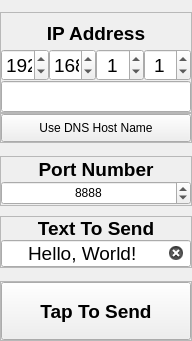
<?xml version="1.0" encoding="UTF-8"?>
<ui version="4.0">
 <class>MainWindow</class>
 <widget class="QMainWindow" name="MainWindow">
  <property name="geometry">
   <rect>
    <x>0</x>
    <y>0</y>
    <width>192</width>
    <height>341</height>
   </rect>
  </property>
  <property name="minimumSize">
   <size>
    <width>192</width>
    <height>341</height>
   </size>
  </property>
  <property name="windowTitle">
   <string>MainWindow</string>
  </property>
  <widget class="QWidget" name="centralWidget">
   <layout class="QVBoxLayout" name="verticalLayout">
    <property name="spacing">
     <number>0</number>
    </property>
    <property name="leftMargin">
     <number>0</number>
    </property>
    <property name="topMargin">
     <number>0</number>
    </property>
    <property name="rightMargin">
     <number>0</number>
    </property>
    <property name="bottomMargin">
     <number>0</number>
    </property>
    <item>
     <spacer name="ipAddressVerticalSpacer0">
      <property name="orientation">
       <enum>Qt::Vertical</enum>
      </property>
      <property name="sizeHint" stdset="0">
       <size>
        <width>17</width>
        <height>16</height>
       </size>
      </property>
     </spacer>
    </item>
    <item>
     <widget class="QFrame" name="ipAddressFrame">
      <property name="minimumSize">
       <size>
        <width>0</width>
        <height>50</height>
       </size>
      </property>
      <property name="frameShape">
       <enum>QFrame::StyledPanel</enum>
      </property>
      <property name="frameShadow">
       <enum>QFrame::Sunken</enum>
      </property>
      <layout class="QGridLayout" name="ipAddressGridLayout">
       <property name="leftMargin">
        <number>0</number>
       </property>
       <property name="topMargin">
        <number>0</number>
       </property>
       <property name="rightMargin">
        <number>0</number>
       </property>
       <property name="bottomMargin">
        <number>0</number>
       </property>
       <property name="spacing">
        <number>0</number>
       </property>
       <item row="1" column="1">
        <widget class="QSpinBox" name="secondOctetSpinBox">
         <property name="sizePolicy">
          <sizepolicy hsizetype="Minimum" vsizetype="Minimum">
           <horstretch>0</horstretch>
           <verstretch>0</verstretch>
          </sizepolicy>
         </property>
         <property name="font">
          <font>
           <pointsize>14</pointsize>
          </font>
         </property>
         <property name="alignment">
          <set>Qt::AlignCenter</set>
         </property>
         <property name="maximum">
          <number>255</number>
         </property>
         <property name="value">
          <number>168</number>
         </property>
        </widget>
       </item>
       <item row="1" column="0">
        <widget class="QSpinBox" name="firstOctetSpinBox">
         <property name="sizePolicy">
          <sizepolicy hsizetype="Minimum" vsizetype="Minimum">
           <horstretch>0</horstretch>
           <verstretch>0</verstretch>
          </sizepolicy>
         </property>
         <property name="font">
          <font>
           <pointsize>14</pointsize>
          </font>
         </property>
         <property name="alignment">
          <set>Qt::AlignCenter</set>
         </property>
         <property name="maximum">
          <number>255</number>
         </property>
         <property name="value">
          <number>192</number>
         </property>
        </widget>
       </item>
       <item row="1" column="2">
        <widget class="QSpinBox" name="thirdOctetSpinBox">
         <property name="sizePolicy">
          <sizepolicy hsizetype="Minimum" vsizetype="Minimum">
           <horstretch>0</horstretch>
           <verstretch>0</verstretch>
          </sizepolicy>
         </property>
         <property name="font">
          <font>
           <pointsize>14</pointsize>
          </font>
         </property>
         <property name="alignment">
          <set>Qt::AlignCenter</set>
         </property>
         <property name="value">
          <number>1</number>
         </property>
        </widget>
       </item>
       <item row="1" column="3">
        <widget class="QSpinBox" name="fourthOctetSpinBox">
         <property name="sizePolicy">
          <sizepolicy hsizetype="Minimum" vsizetype="Minimum">
           <horstretch>0</horstretch>
           <verstretch>0</verstretch>
          </sizepolicy>
         </property>
         <property name="font">
          <font>
           <pointsize>14</pointsize>
          </font>
         </property>
         <property name="alignment">
          <set>Qt::AlignCenter</set>
         </property>
         <property name="maximum">
          <number>255</number>
         </property>
         <property name="value">
          <number>1</number>
         </property>
        </widget>
       </item>
       <item row="0" column="0" colspan="4">
        <widget class="QLabel" name="ipAddressLabel">
         <property name="sizePolicy">
          <sizepolicy hsizetype="MinimumExpanding" vsizetype="MinimumExpanding">
           <horstretch>0</horstretch>
           <verstretch>0</verstretch>
          </sizepolicy>
         </property>
         <property name="minimumSize">
          <size>
           <width>0</width>
           <height>40</height>
          </size>
         </property>
         <property name="font">
          <font>
           <pointsize>14</pointsize>
           <weight>75</weight>
           <bold>true</bold>
          </font>
         </property>
         <property name="text">
          <string>IP Address</string>
         </property>
         <property name="alignment">
          <set>Qt::AlignCenter</set>
         </property>
        </widget>
       </item>
       <item row="2" column="0" colspan="4">
        <widget class="QLineEdit" name="dnsHostNameLineEdit">
         <property name="sizePolicy">
          <sizepolicy hsizetype="MinimumExpanding" vsizetype="MinimumExpanding">
           <horstretch>0</horstretch>
           <verstretch>0</verstretch>
          </sizepolicy>
         </property>
         <property name="font">
          <font>
           <pointsize>14</pointsize>
          </font>
         </property>
         <property name="frame">
          <bool>true</bool>
         </property>
         <property name="alignment">
          <set>Qt::AlignCenter</set>
         </property>
         <property name="clearButtonEnabled">
          <bool>true</bool>
         </property>
        </widget>
       </item>
      </layout>
     </widget>
    </item>
    <item>
     <widget class="QFrame" name="dnsHostNameSwitchFrame">
      <property name="minimumSize">
       <size>
        <width>0</width>
        <height>30</height>
       </size>
      </property>
      <property name="frameShape">
       <enum>QFrame::StyledPanel</enum>
      </property>
      <property name="frameShadow">
       <enum>QFrame::Sunken</enum>
      </property>
      <layout class="QGridLayout" name="dnsHostNameSwitchGridLayout">
       <property name="leftMargin">
        <number>0</number>
       </property>
       <property name="topMargin">
        <number>0</number>
       </property>
       <property name="rightMargin">
        <number>0</number>
       </property>
       <property name="bottomMargin">
        <number>0</number>
       </property>
       <property name="spacing">
        <number>0</number>
       </property>
       <item row="1" column="0">
        <widget class="QPushButton" name="dnsHostNameSwitchPushButton">
         <property name="sizePolicy">
          <sizepolicy hsizetype="MinimumExpanding" vsizetype="MinimumExpanding">
           <horstretch>0</horstretch>
           <verstretch>0</verstretch>
          </sizepolicy>
         </property>
         <property name="text">
          <string>Use DNS Host Name</string>
         </property>
        </widget>
       </item>
      </layout>
     </widget>
    </item>
    <item>
     <spacer name="ipAddressVerticalSpacer1">
      <property name="orientation">
       <enum>Qt::Vertical</enum>
      </property>
      <property name="sizeHint" stdset="0">
       <size>
        <width>17</width>
        <height>17</height>
       </size>
      </property>
     </spacer>
    </item>
    <item>
     <widget class="QFrame" name="portNumbeFrame">
      <property name="minimumSize">
       <size>
        <width>0</width>
        <height>50</height>
       </size>
      </property>
      <property name="frameShape">
       <enum>QFrame::StyledPanel</enum>
      </property>
      <property name="frameShadow">
       <enum>QFrame::Sunken</enum>
      </property>
      <layout class="QGridLayout" name="portNumberGridLayout">
       <property name="leftMargin">
        <number>0</number>
       </property>
       <property name="topMargin">
        <number>0</number>
       </property>
       <property name="rightMargin">
        <number>0</number>
       </property>
       <property name="bottomMargin">
        <number>0</number>
       </property>
       <property name="spacing">
        <number>0</number>
       </property>
       <item row="1" column="1">
        <widget class="QSpinBox" name="portNumberSpinBox">
         <property name="sizePolicy">
          <sizepolicy hsizetype="MinimumExpanding" vsizetype="MinimumExpanding">
           <horstretch>0</horstretch>
           <verstretch>0</verstretch>
          </sizepolicy>
         </property>
         <property name="minimumSize">
          <size>
           <width>140</width>
           <height>0</height>
          </size>
         </property>
         <property name="alignment">
          <set>Qt::AlignCenter</set>
         </property>
         <property name="minimum">
          <number>1</number>
         </property>
         <property name="maximum">
          <number>65535</number>
         </property>
         <property name="value">
          <number>8888</number>
         </property>
        </widget>
       </item>
       <item row="0" column="0" colspan="3">
        <widget class="QLabel" name="portNumberLabel">
         <property name="sizePolicy">
          <sizepolicy hsizetype="Preferred" vsizetype="MinimumExpanding">
           <horstretch>0</horstretch>
           <verstretch>0</verstretch>
          </sizepolicy>
         </property>
         <property name="minimumSize">
          <size>
           <width>0</width>
           <height>20</height>
          </size>
         </property>
         <property name="font">
          <font>
           <pointsize>14</pointsize>
           <weight>75</weight>
           <bold>true</bold>
          </font>
         </property>
         <property name="text">
          <string>Port Number</string>
         </property>
         <property name="alignment">
          <set>Qt::AlignCenter</set>
         </property>
        </widget>
       </item>
      </layout>
     </widget>
    </item>
    <item>
     <spacer name="ipAddressVerticalSpacer2">
      <property name="orientation">
       <enum>Qt::Vertical</enum>
      </property>
      <property name="sizeHint" stdset="0">
       <size>
        <width>17</width>
        <height>15</height>
       </size>
      </property>
     </spacer>
    </item>
    <item>
     <widget class="QFrame" name="textToSendFrame">
      <property name="minimumSize">
       <size>
        <width>0</width>
        <height>50</height>
       </size>
      </property>
      <property name="frameShape">
       <enum>QFrame::StyledPanel</enum>
      </property>
      <property name="frameShadow">
       <enum>QFrame::Sunken</enum>
      </property>
      <layout class="QGridLayout" name="textToSendGridLayout">
       <property name="leftMargin">
        <number>0</number>
       </property>
       <property name="topMargin">
        <number>0</number>
       </property>
       <property name="rightMargin">
        <number>0</number>
       </property>
       <property name="bottomMargin">
        <number>0</number>
       </property>
       <property name="spacing">
        <number>0</number>
       </property>
       <item row="1" column="0">
        <widget class="QLineEdit" name="textToSendLineEdit">
         <property name="sizePolicy">
          <sizepolicy hsizetype="MinimumExpanding" vsizetype="MinimumExpanding">
           <horstretch>0</horstretch>
           <verstretch>0</verstretch>
          </sizepolicy>
         </property>
         <property name="font">
          <font>
           <pointsize>14</pointsize>
          </font>
         </property>
         <property name="text">
          <string>Hello, World!</string>
         </property>
         <property name="alignment">
          <set>Qt::AlignCenter</set>
         </property>
         <property name="clearButtonEnabled">
          <bool>true</bool>
         </property>
        </widget>
       </item>
       <item row="0" column="0" colspan="2">
        <widget class="QLabel" name="textToSendLabel">
         <property name="sizePolicy">
          <sizepolicy hsizetype="MinimumExpanding" vsizetype="MinimumExpanding">
           <horstretch>0</horstretch>
           <verstretch>0</verstretch>
          </sizepolicy>
         </property>
         <property name="font">
          <font>
           <pointsize>14</pointsize>
           <weight>75</weight>
           <bold>true</bold>
          </font>
         </property>
         <property name="text">
          <string>Text To Send</string>
         </property>
         <property name="alignment">
          <set>Qt::AlignCenter</set>
         </property>
        </widget>
       </item>
      </layout>
     </widget>
    </item>
    <item>
     <spacer name="ipAddressVerticalSpacer3">
      <property name="orientation">
       <enum>Qt::Vertical</enum>
      </property>
      <property name="sizeHint" stdset="0">
       <size>
        <width>17</width>
        <height>17</height>
       </size>
      </property>
     </spacer>
    </item>
    <item>
     <widget class="QFrame" name="sendButtonFrame">
      <property name="minimumSize">
       <size>
        <width>0</width>
        <height>60</height>
       </size>
      </property>
      <property name="frameShape">
       <enum>QFrame::StyledPanel</enum>
      </property>
      <property name="frameShadow">
       <enum>QFrame::Sunken</enum>
      </property>
      <layout class="QGridLayout" name="sendButtonGridLayout">
       <property name="leftMargin">
        <number>0</number>
       </property>
       <property name="topMargin">
        <number>0</number>
       </property>
       <property name="rightMargin">
        <number>0</number>
       </property>
       <property name="bottomMargin">
        <number>0</number>
       </property>
       <property name="spacing">
        <number>0</number>
       </property>
       <item row="0" column="0">
        <widget class="QPushButton" name="sendPushButton">
         <property name="sizePolicy">
          <sizepolicy hsizetype="MinimumExpanding" vsizetype="MinimumExpanding">
           <horstretch>0</horstretch>
           <verstretch>0</verstretch>
          </sizepolicy>
         </property>
         <property name="font">
          <font>
           <pointsize>14</pointsize>
           <weight>75</weight>
           <bold>true</bold>
          </font>
         </property>
         <property name="text">
          <string>Tap To Send</string>
         </property>
        </widget>
       </item>
      </layout>
     </widget>
    </item>
   </layout>
  </widget>
 </widget>
 <layoutdefault spacing="6" margin="11"/>
 <resources/>
 <connections/>
</ui>
